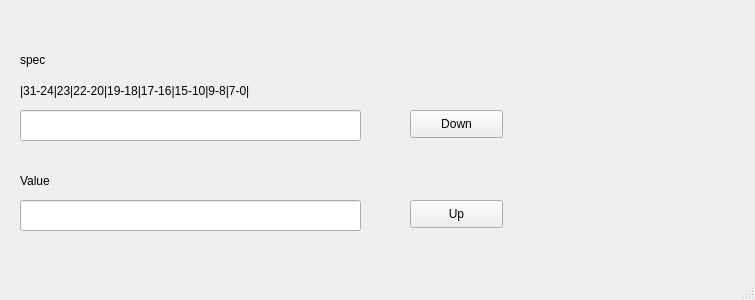
<?xml version="1.0" encoding="UTF-8"?>
<ui version="4.0">
 <class>MainWindow</class>
 <widget class="QMainWindow" name="MainWindow">
  <property name="geometry">
   <rect>
    <x>0</x>
    <y>0</y>
    <width>755</width>
    <height>300</height>
   </rect>
  </property>
  <property name="windowTitle">
   <string>MainWindow</string>
  </property>
  <widget class="QWidget" name="centralWidget">
   <widget class="QLineEdit" name="lineRaw">
    <property name="geometry">
     <rect>
      <x>20</x>
      <y>110</y>
      <width>341</width>
      <height>31</height>
     </rect>
    </property>
   </widget>
   <widget class="QLabel" name="label">
    <property name="geometry">
     <rect>
      <x>20</x>
      <y>80</y>
      <width>341</width>
      <height>21</height>
     </rect>
    </property>
    <property name="text">
     <string>|31-24|23|22-20|19-18|17-16|15-10|9-8|7-0|</string>
    </property>
   </widget>
   <widget class="QLineEdit" name="lineValue">
    <property name="geometry">
     <rect>
      <x>20</x>
      <y>200</y>
      <width>341</width>
      <height>31</height>
     </rect>
    </property>
   </widget>
   <widget class="QLabel" name="label_2">
    <property name="geometry">
     <rect>
      <x>20</x>
      <y>170</y>
      <width>341</width>
      <height>21</height>
     </rect>
    </property>
    <property name="text">
     <string>Value</string>
    </property>
   </widget>
   <widget class="QPushButton" name="pushButtonDown">
    <property name="geometry">
     <rect>
      <x>410</x>
      <y>110</y>
      <width>93</width>
      <height>28</height>
     </rect>
    </property>
    <property name="text">
     <string>Down</string>
    </property>
   </widget>
   <widget class="QPushButton" name="pushButtonUp">
    <property name="geometry">
     <rect>
      <x>410</x>
      <y>200</y>
      <width>93</width>
      <height>28</height>
     </rect>
    </property>
    <property name="text">
     <string>Up</string>
    </property>
   </widget>
   <widget class="QLabel" name="labelSpec">
    <property name="geometry">
     <rect>
      <x>20</x>
      <y>50</y>
      <width>721</width>
      <height>20</height>
     </rect>
    </property>
    <property name="text">
     <string>spec</string>
    </property>
   </widget>
  </widget>
  <widget class="QMenuBar" name="menuBar">
   <property name="geometry">
    <rect>
     <x>0</x>
     <y>0</y>
     <width>755</width>
     <height>25</height>
    </rect>
   </property>
  </widget>
  <widget class="QStatusBar" name="statusBar"/>
 </widget>
 <layoutdefault spacing="6" margin="11"/>
 <resources/>
 <connections/>
</ui>
